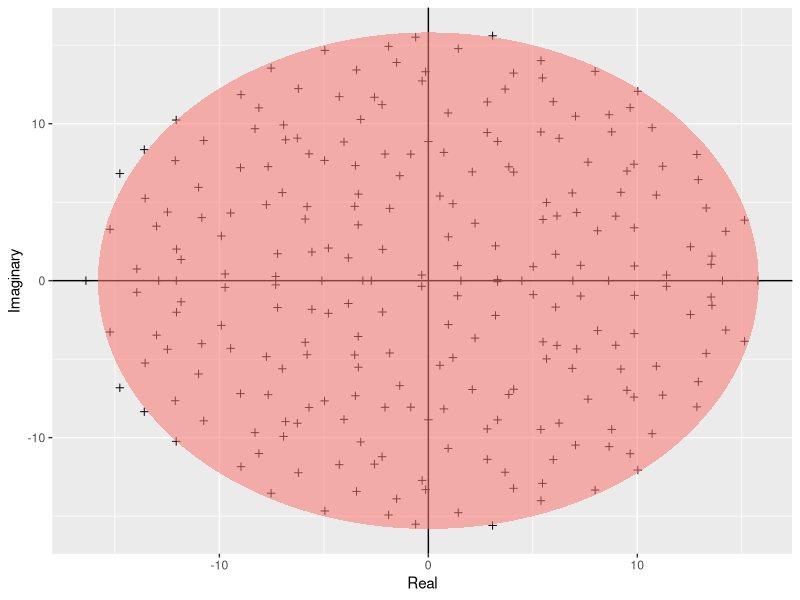

Generate this figure with R:
### combine MQB scripts 
require(ggplot2)

setwd("/home/lisa/Documents/CMEECourseWork/week3/DataR/code")


build_ellipse <- function(hradius, vradius){ # function that returns an ellipse
  npoints = 250
  a <- seq(0, 2 * pi, length = npoints + 1)
  x <- hradius * cos(a)
  y <- vradius * sin(a)  
  return(data.frame(x = x, y = y))
}

N <- 250 # Assign size of the matrix

M <- matrix(rnorm(N * N), N, N) # Build the matrix

eigvals <- eigen(M)$values # Find the eigenvalues

eigDF <- data.frame("Real" = Re(eigvals), "Imaginary" = Im(eigvals)) # Build a dataframe

my_radius <- sqrt(N) # The radius of the circle is sqrt(N)

ellDF <- build_ellipse(my_radius, my_radius) # Dataframe to plot the ellipse

names(ellDF) <- c("Real", "Imaginary") # rename the columns

# plot the eigenvalues
p <- ggplot(eigDF, aes(x = Real, y = Imaginary))
p <- p +
  geom_point(shape = I(3)) +
  theme(legend.position = "none")

# now add the vertical and horizontal line
p <- p + geom_hline(aes(yintercept = 0))
p <- p + geom_vline(aes(xintercept = 0))

# finally, add the ellipse
p <- p + geom_polygon(data = ellDF, aes(x = Real, y = Imaginary, alpha = 1/20, fill = "red"))


### save as pdf
ggsave("../results/Girko.pdf", plot = p)
